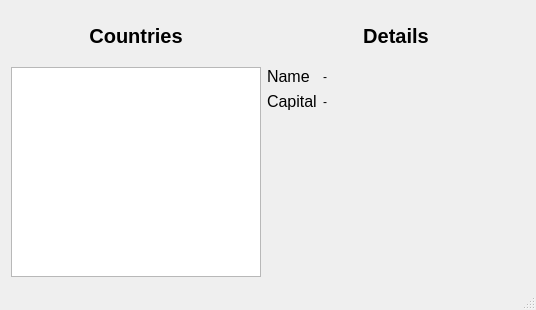
<?xml version="1.0" encoding="UTF-8"?>
<ui version="4.0">
 <class>MainWindow</class>
 <widget class="QMainWindow" name="MainWindow">
  <property name="geometry">
   <rect>
    <x>0</x>
    <y>0</y>
    <width>536</width>
    <height>310</height>
   </rect>
  </property>
  <property name="windowTitle">
   <string>MainWindow</string>
  </property>
  <widget class="QWidget" name="centralWidget">
   <layout class="QHBoxLayout" name="horizontalLayout">
    <item>
     <layout class="QVBoxLayout" name="leftLayout" stretch="0,0">
      <property name="spacing">
       <number>6</number>
      </property>
      <item>
       <widget class="QLabel" name="titleCountriesLabel">
        <property name="sizePolicy">
         <sizepolicy hsizetype="Preferred" vsizetype="Preferred">
          <horstretch>0</horstretch>
          <verstretch>0</verstretch>
         </sizepolicy>
        </property>
        <property name="minimumSize">
         <size>
          <width>0</width>
          <height>50</height>
         </size>
        </property>
        <property name="maximumSize">
         <size>
          <width>250</width>
          <height>16777215</height>
         </size>
        </property>
        <property name="font">
         <font>
          <pointsize>15</pointsize>
          <weight>75</weight>
          <bold>true</bold>
         </font>
        </property>
        <property name="text">
         <string>Countries</string>
        </property>
        <property name="alignment">
         <set>Qt::AlignCenter</set>
        </property>
       </widget>
      </item>
      <item>
       <widget class="QListView" name="countryListView">
        <property name="maximumSize">
         <size>
          <width>250</width>
          <height>16777215</height>
         </size>
        </property>
       </widget>
      </item>
     </layout>
    </item>
    <item>
     <layout class="QVBoxLayout" name="rightLayout">
      <item>
       <widget class="QLabel" name="titleDetailsLabel">
        <property name="minimumSize">
         <size>
          <width>0</width>
          <height>50</height>
         </size>
        </property>
        <property name="font">
         <font>
          <pointsize>15</pointsize>
          <weight>75</weight>
          <bold>true</bold>
         </font>
        </property>
        <property name="text">
         <string>Details</string>
        </property>
        <property name="alignment">
         <set>Qt::AlignCenter</set>
        </property>
       </widget>
      </item>
      <item>
       <layout class="QFormLayout" name="countryDetailsLayout">
        <property name="leftMargin">
         <number>0</number>
        </property>
        <item row="0" column="0">
         <widget class="QLabel" name="formNameLabel">
          <property name="font">
           <font>
            <pointsize>12</pointsize>
           </font>
          </property>
          <property name="text">
           <string>Name</string>
          </property>
         </widget>
        </item>
        <item row="0" column="1">
         <widget class="QLabel" name="countryNameLabel">
          <property name="text">
           <string>-</string>
          </property>
         </widget>
        </item>
        <item row="1" column="0">
         <widget class="QLabel" name="formCapitalLabel">
          <property name="font">
           <font>
            <pointsize>12</pointsize>
           </font>
          </property>
          <property name="text">
           <string>Capital</string>
          </property>
         </widget>
        </item>
        <item row="1" column="1">
         <widget class="QLabel" name="countryCapitalLabel">
          <property name="text">
           <string>-</string>
          </property>
         </widget>
        </item>
       </layout>
      </item>
      <item>
       <spacer name="verticalSpacer">
        <property name="orientation">
         <enum>Qt::Vertical</enum>
        </property>
        <property name="sizeHint" stdset="0">
         <size>
          <width>20</width>
          <height>40</height>
         </size>
        </property>
       </spacer>
      </item>
     </layout>
    </item>
   </layout>
  </widget>
  <widget class="QStatusBar" name="statusBar"/>
 </widget>
 <layoutdefault spacing="6" margin="11"/>
 <resources/>
 <connections/>
</ui>
